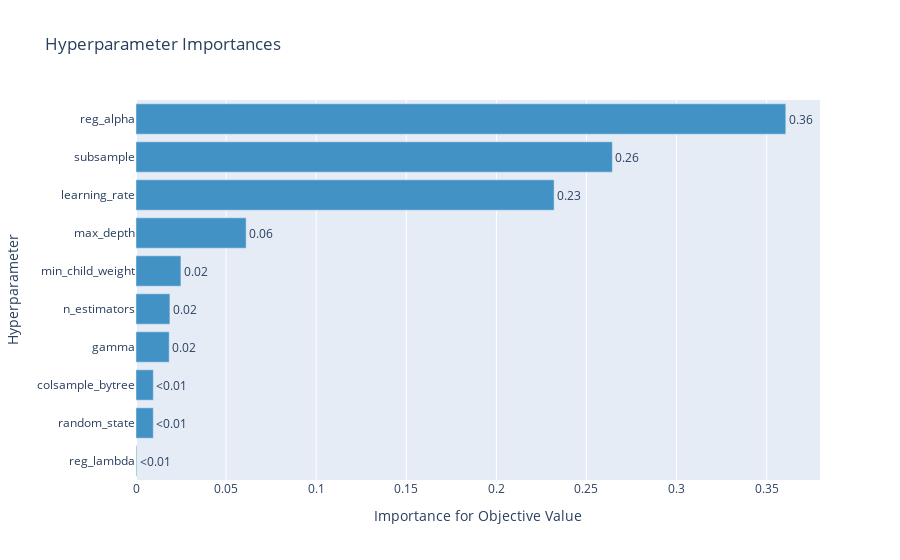

Notebook code cell kept with this figure:
### Code cell
optuna.visualization.plot_param_importances(study)

### Figure 1 — Plotly figure (JSON) as saved in the notebook; plotly's stock layout.template omitted (floating-point values rounded to 4 significant figures)
{"data": [{"cliponaxis": false, "hovertemplate": ["reg_lambda (FloatDistribution): 0.00042415358799757546<extra></extra>", "random_state (IntDistribution): 0.009595891639666166<extra></extra>", "colsample_bytree (FloatDistribution): 0.009623988320320388<extra></extra>", "gamma (FloatDistribution): 0.018427868483227097<extra></extra>", "n_estimators (IntDistribution): 0.01881793325582903<extra></extra>", "min_child_weight (IntDistribution): 0.024928731930110446<extra></extra>", "max_depth (IntDistribution): 0.061132850125039814<extra></extra>", "learning_rate (FloatDistribution): 0.23204737477438597<extra></extra>", "subsample (FloatDistribution): 0.26437205560347693<extra></extra>", "reg_alpha (FloatDistribution): 0.3606291522799467<extra></extra>"], "marker": {"color": "rgb(66,146,198)"}, "orientation": "h", "text": ["<0.01", "<0.01", "<0.01", "0.02", "0.02", "0.02", "0.06", "0.23", "0.26", "0.36"], "textposition": "outside", "type": "bar", "x": [0.0004242, 0.009596, 0.009624, 0.01843, 0.01882, 0.02493, 0.06113, 0.232, 0.2644, 0.3606], "y": ["reg_lambda", "random_state", "colsample_bytree", "gamma", "n_estimators", "min_child_weight", "max_depth", "learning_rate", "subsample", "reg_alpha"]}], "layout": {"showlegend": false, "title": {"text": "Hyperparameter Importances"}, "xaxis": {"title": {"text": "Importance for Objective Value"}}, "yaxis": {"title": {"text": "Hyperparameter"}}}}
